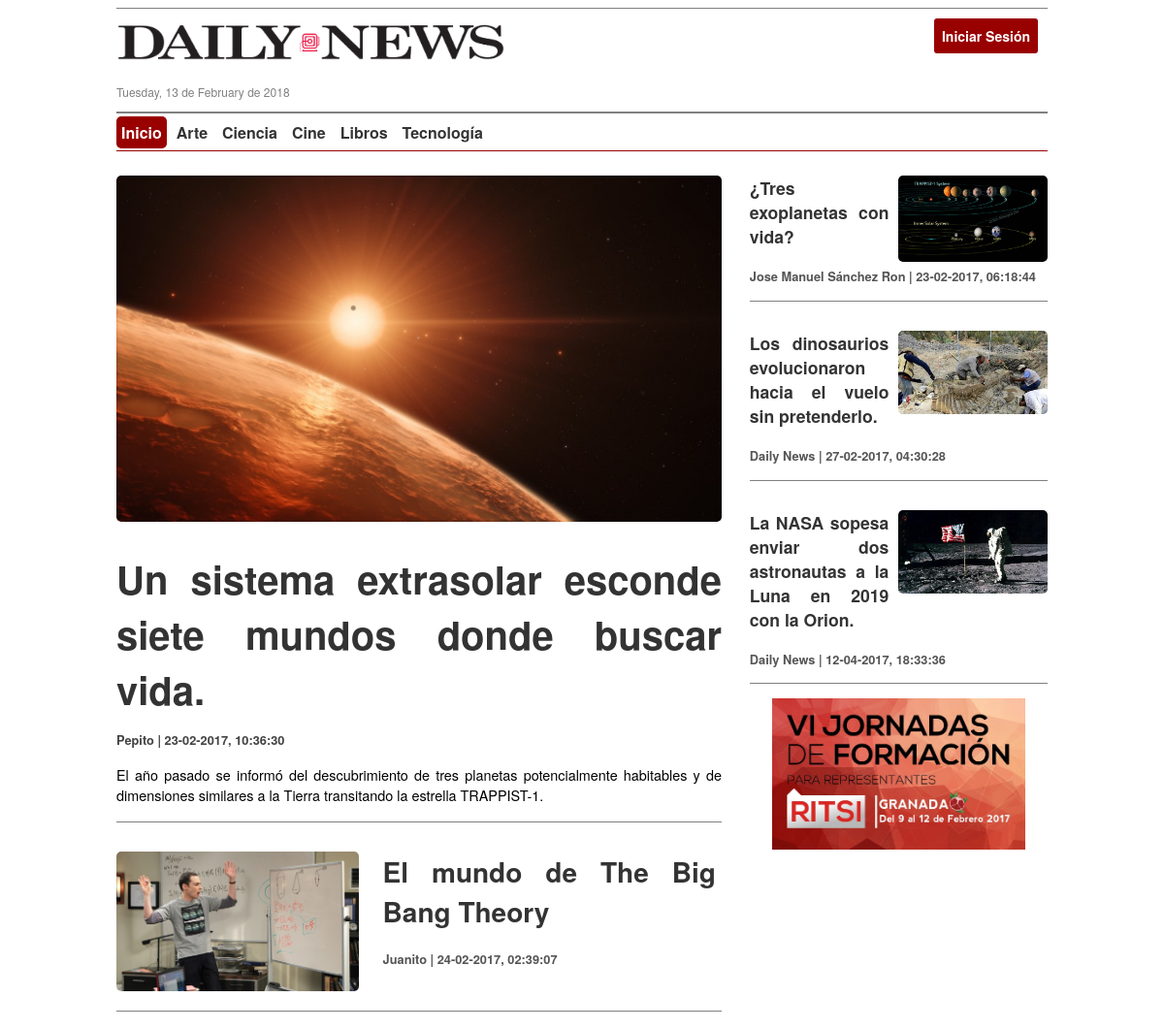
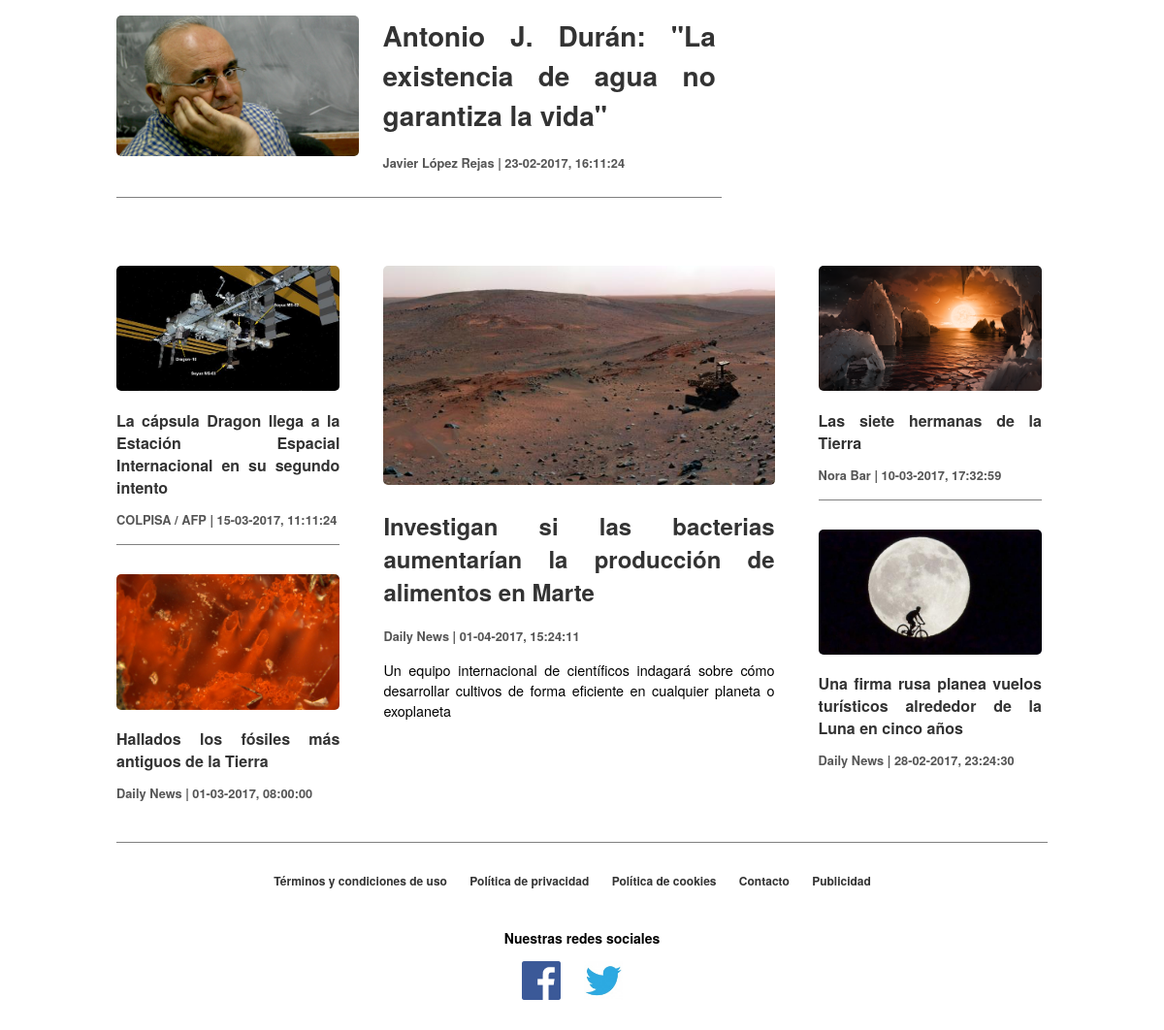
Page /Practica/index.php on the committed database (2 pictures, top to bottom).
### tables this page shows
CREATE TABLE `seccion` (
  `id_seccion` int(11) UNSIGNED NOT NULL,
  `nombre` varchar(50) NOT NULL
);

CREATE TABLE `imagenes` (
  `id_imagen` int(11) UNSIGNED NOT NULL,
  `id_noticia` int(11) UNSIGNED NOT NULL,
  `url` varchar(200) NOT NULL,
  `pie` varchar(500) NOT NULL DEFAULT ''
);

CREATE TABLE `noticia` (
  `id_noticia` int(11) UNSIGNED NOT NULL,
  `autor` varchar(50) NOT NULL,
  `titular` varchar(200) NOT NULL,
  `subtitulo` varchar(100) NOT NULL,
  `id_seccion` int(11) UNSIGNED DEFAULT NULL,
  `id_subseccion` int(11) UNSIGNED DEFAULT NULL,
  `fecha_publicacion` datetime NOT NULL DEFAULT CURRENT_TIMESTAMP,
  `entradilla` varchar(500) NOT NULL,
  `cuerpo` varchar(10000) NOT NULL,
  `fecha_modificacion` datetime NOT NULL DEFAULT CURRENT_TIMESTAMP,
  `video` varchar(300) NOT NULL,
  `estado` enum('pendiente','publicada') NOT NULL DEFAULT 'pendiente'
);

CREATE TABLE `publicidad` (
  `id_publicidad` int(11) UNSIGNED NOT NULL,
  `imagen` varchar(100) NOT NULL,
  `url` varchar(500) NOT NULL DEFAULT '#~o',
  `titulo` varchar(50) NOT NULL,
  `texto` varchar(1000) NOT NULL
);

### Practica/php_classes/view/VistaPortada.php (the view, shortened to what the rows shown need)
<?php
include('VistaPagina.php');
class VistaPortada extends VistaPagina{
	private $noticias;
	protected $publicidades;
	public function __construct($noticias, $publicidades, $secciones){
		$this->noticias = $noticias;
		$this->estilo = '<link rel="stylesheet" type="text/css" href="estilos/estilo_portada.css">';
	}
	private function mostrarNoticia($id, $class){
		$noticia=$this->noticias[$id];
		echo '<article class="' . $class . '">
								<figure>
									<a href="'."noticia.php?id=$id".'" title="'.$noticia->getTitular().
									'"><img src="'.array_values($noticia->getImagenes())[0]->getUrl().
									'"></a>
								</figure>
								<h1>
									<a href="'."noticia.php?id=$id".'" title="'.$noticia->getTitular().
									'">'.$noticia->getTitular().
									'</a>
								</h1>
								<h2 class="autorFecha"><span class="autor">' .$noticia->getAutor().
								'</span> | <span class="fecha">'.date($this->formato_fecha, strtotime($noticia->getFechaPublicacion())).
								', '.$noticia->getHoraPublicacion().'</span></h2>
							</article>';
	}
	private function mostrarNoticiaPortada($id){
		$noticia=$this->noticias[$id];
		echo '<article id="principal">
							<figure>
								<a href="'."noticia.php?id=$id" . '" title="' . $noticia->getTitular() . '"><img src="'
								.array_values($noticia->getImagenes())[0]->getUrl(). '" href="'."noticia.php?id=$id".'"></a>
							</figure>
							<h1>
								<a href="' . "noticia.php?id=$id" . '" title="' . $noticia->getTitular() . '">'
									.$noticia->getTitular().
								'</a>
							</h1>
							<p class="autorFecha"><span class="autor">'.$noticia->getAutor().
							'</span> | <span class="fecha">'.date($this->formato_fecha, strtotime($noticia->getFechaPublicacion())).
							', '.$noticia->getHoraPublicacion().'</span></p>
							<p class="entradilla">'.$noticia->getEntradilla().'<p>
						</article>';
	}
	private function mostrarNoticiaNoticiario2($id){
		$noticia=$this->noticias[$id];
		echo 	'<article>
					<figure>
						<a href="'."noticia.php?id=$id".'" title="'.$noticia->getTitular().'"><img src="'.array_values($noticia->getImagenes())[0]->getUrl().'" href="'."noticia.php?id=$id".'"></a>
					</figure>
					<h1>
						<a href="'."noticia.php?id=$id".'" title="'.$noticia->getTitular().'">'
							.$noticia->getTitular().
						'</a>
					</h1>
					<h2 class="autorFecha"><span class="autor">'.$noticia->getAutor().
					'</span> | <span class="fecha">'.date($this->formato_fecha, strtotime($noticia->getFechaPublicacion())).
					', '.$noticia->getHoraPublicacion().'</span></h2>
				</article>';
	}
	private function mostrarNoticiario2($id_noticia1, $id_noticia2, $id_noticia3, $id_noticia4, $id_noticia5){
		$noticia3 = $this->noticias[$id_noticia3];
		echo '<div class="noticiario2">
				<div class="columna1">
					<ul>
						<li>';
						$this->mostrarNoticiaNoticiario2($id_noticia1);
		echo			'</li>
						<li>';
		echo			'</li>
					</ul>
				</div>
				<div class="columna2">
					<ul>
						<li>
							<article>
								<figure>
									<a href="noticia.php?id='.$id_noticia3.'" title="'.$noticia3->getTitular().'"><img src="'.array_values($noticia3->getImagenes())[0]->getUrl().
									'" href="noticia.php?id='.$id_noticia3.'"></a>
								</figure>
								<h1>
									<a href="noticia.php?id='.$id_noticia3.'" title="'.$noticia3->getTitular().'">'
									.$noticia3->getTitular().
									'</a>
								</h1>
								<h2 class="autorFecha"><span class="autor">'.$noticia3->getAutor().
								'</span> | <span class="fecha">'.date($this->formato_fecha, strtotime($noticia3->getFechaPublicacion())).
								', '.$noticia3->getHoraPublicacion().'</span></h2>
								<p class="entradilla">'
								.$noticia3->getEntradilla().
								'</p>
							</article>
						</li>
					</ul>
				</div>
				<div class="columna3">
					<ul>
						<li>';
		echo			'</li>
						<li>';
		echo			'</li>
					</ul>
				</div>
			</div>';
	}
	protected function mostrarContenido(){
		echo '<div class="noticiario1">
				<div class="principales">
					<ul class="principales">
						<li>';
						$this->mostrarNoticiaPortada(1);
		echo			'</li>
						<li>';
						$this->mostrarNoticia(2,'principales');
		echo			'</li>
						<li>';
		echo			'</li>
					</ul>
				</div>';
	}
	protected function mostrarSideBar(){
		echo '<div class="secundarias">
					<ul class="secundarias">
						<li>';
		echo			'</li>
						<li>';
		echo			'</li>
						<li>';
		echo			'</li>
					</ul>';
		$this->mostrarPublicidad(rand(1,count($this->publicidades)));
		echo '	</div>
			</div>';
		$this->mostrarNoticiario2(7,8,9,10,11);
	}
}
?>

### Practica/php_classes/view/VistaPagina.php (shortened to what the rows shown need)
<?php
abstract class VistaPagina {
	protected $titulo;
	protected $fecha;
	protected $estilo;
	protected $publicidades;
	protected $secciones;
	public function __construct($publicidades = null, $secciones = null){
		$this->formato_fecha = "d-m-Y";
		$this->publicidades = $publicidades;
		$this->secciones = $secciones;
	}
	protected function setFecha($encoding){
		$this->fecha = ucfirst(iconv("ISO-8859-1","UTF-8",strftime('%A, %d de %B de %Y')));
	}
	protected function mostrarInicioHTML(){
		echo '	<!DOCTYPE html>
				<html>
					<head>
						<meta charset="UTF-8">
						<link rel="stylesheet" type="text/css" href="estilos/estilo_comun.css">'
						.$this->estilo.
						'<link rel="shortcut icon" type="image/x-icon" href="resources/imagenes/icono.ico">
						<script type="text/javascript" src="javascript/comentarios.js"></script>
						<script type="text/javascript" src="javascript/date.js"></script>
						<script src="https://ajax.googleapis.com/ajax/libs/jquery/3.2.1/jquery.min.js"></script>
						<script type="text/javascript" src="javascript/login-box.js"></script>
						<title>' . $this->titulo . '</title>
					</head>
					<body>
						<div class="contenido">';
	}
	protected function mostrarHeader(){
		echo '	<div class="cabecera">
				<div class="fechaLogo">
					<a href="index.php">
						<img class="logo" alt="Daily News"
						title="Daily News" src="resources/imagenes/logo.png">
					</a>
					<p id="fechaActual">'.$this->fecha .'</p>
				</div>
				<div class="usuarios">';
		echo	'</div>';
		$this->mostrarMenu();
		echo 	'</div>';
	}
	protected function mostrarMenu() {
		echo '<div class="secciones">
					<ul class="secciones">
						<li class="inicio"> <a href="index.php">Inicio</a></li>';
						foreach ($this->secciones as $seccion){
							$nombre_seccion = $seccion->getNombre();
							echo '<li class="seccion"> <a href="index.php">'.$nombre_seccion.'</a>
								<ul class="subsecciones">';
							echo '</ul></li>';
						}
		echo		'</ul>
				</div>';
	}
	protected function mostrarFinalHTML(){
		echo '</div>
			</body>
		</html>';
	}
	protected function mostrarPublicidad($id){
		$publicidad = $this->publicidades[$id];
		echo '<ul class="publicidad">
				<li>
					<a href="click_publicidad.php?id_publicidad='.$publicidad->getId().'&url='.$publicidad->getUrl().'">
						<img class="hoteles"
						title="'.$publicidad->getTitulo().'" src="'.$publicidad->getImagen().'">
					</a>
				</li>
			</ul>';
	}
	public function mostrarPagina(){
		$this->mostrarInicioHTML();
		$this->mostrarHeader();
		$this->mostrarContenido();
		$this->mostrarSideBar();
		$this->mostrarFinalHTML();
	}
}
?>

### rows in the picture
seccion: nombre "Arte"
seccion: nombre "Ciencia"
seccion: nombre "Cine"
seccion: nombre "Libros"
seccion: nombre "Tecnología"
imagenes: url (picture)
noticia: titular "Un sistema extrasolar esconde siete mundos donde buscar vida.", autor "Pepito", entradilla "El año pasado se informó del descubrimiento de tres planetas potencialmente habitables y de dimensiones similares a la Tierra transitando la estrella TRAPPIST-1."
imagenes: url (picture)
noticia: titular "El mundo de The Big Bang Theory", autor "Juanito"
imagenes: url (picture)
noticia: titular "Antonio J. Durán: \"La existencia de agua no garantiza la vida\"", autor "Javier López Rejas"
imagenes: url (picture)
noticia: titular "¿Tres exoplanetas con vida?", autor "Jose Manuel Sánchez Ron"
imagenes: url (picture)
noticia: titular "Los dinosaurios evolucionaron hacia el vuelo sin pretenderlo.", autor "Daily News"
imagenes: url (picture)
noticia: titular "La NASA sopesa enviar dos astronautas a la Luna en 2019 con la Orion.", autor "Daily News"
publicidad: imagen (picture)
imagenes: url (picture)
noticia: titular "La cápsula Dragon llega a la Estación Espacial Internacional en su segundo intento", autor "COLPISA / AFP"
imagenes: url (picture)
noticia: titular "Hallados los fósiles más antiguos de la Tierra", autor "Daily News"
imagenes: url (picture)
noticia: titular "Investigan si las bacterias aumentarían la producción de alimentos en Marte", autor "Daily News", entradilla "Un equipo internacional de científicos indagará sobre cómo desarrollar cultivos de forma eficiente en cualquier planeta o exoplaneta"
imagenes: url (picture)
noticia: titular "Las siete hermanas de la Tierra", autor "Nora Bar"
imagenes: url (picture)
noticia: titular "Una firma rusa planea vuelos turísticos alrededor de la Luna en cinco años", autor "Daily News"

### other values in the picture
$this->fecha "Tuesday, 13 de February de 2018"
date($this->formato_fecha, strtotime($noticia->getFechaPublicacion())) "23-02-2017"
$noticia->getHoraPublicacion() "10:36:30"
date($this->formato_fecha, strtotime($noticia->getFechaPublicacion())) "24-02-2017 23-02-2017 23-02-2017 27-02-2017 12-04-2017"
$noticia->getHoraPublicacion() "02:39:07 16:11:24 06:18:44 04:30:28 18:33:36"
date($this->formato_fecha, strtotime($noticia->getFechaPublicacion())) "15-03-2017 01-03-2017 10-03-2017 28-02-2017"
$noticia->getHoraPublicacion() "11:11:24 08:00:00 17:32:59 23:24:30"
$noticia3->getHoraPublicacion() "15:24:11"
